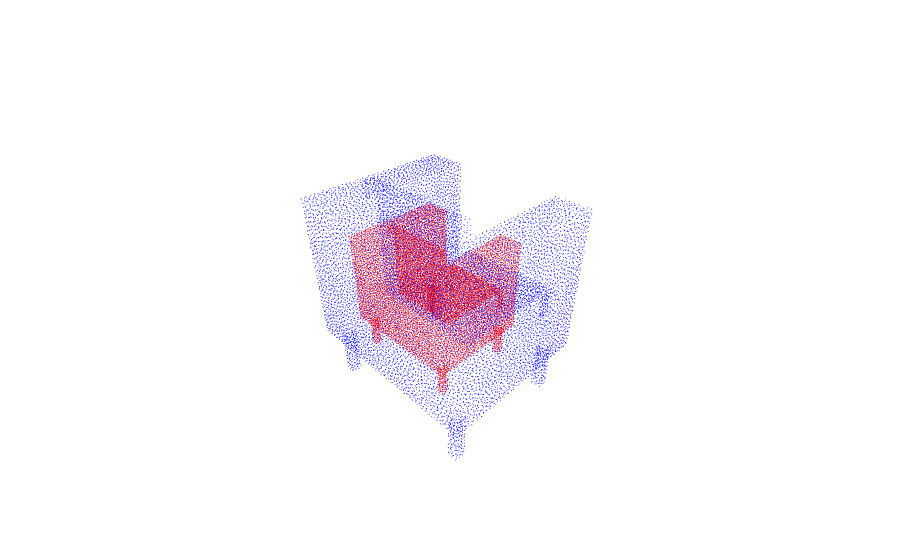

Here is the notebook cell this chart was saved with:
### Code cell
from pytorch3d.loss import chamfer_distance
import numpy as np
import torch
import copy

from visualize import visualize
from format_conversions import ply_to_np

def compute_metrics(X, Y, pred, gt):
    """
    Compute rotation, translation, scale and chamfer distance metrics between two point clouds X and Y.
    Translation error is L2 of centroid, scale is absolute difference of scale, chamfer distance uses PyTorch3D's chamfer_distance
    Args:
        X (np.ndarray): source point cloud of shape (N, 3)
        Y (np.ndarray): target point cloud of shape (N, 3)
        pred (np.ndarray): shape (4, 4) predicted homogeneous transformation matrix, where applying pred to X should align with Y
        gt (np.ndarray): shape (4, 4) ground truth homogeneous transformation matrix
    Returns:
        np.ndarray: array of shape (4,) containing 
            - rotation error (degrees), 
            - scale error, 
            - translation error, and 
            - chamfer distance
    """
    # compute scale error 
    S_pred = np.linalg.det(pred[:3, :3]) ** (1/3)
    S_gt = np.linalg.det(gt[:3, :3]) ** (1/3)
    S_error = np.abs(S_pred - S_gt)

    # compute rotation error in degrees
    pred[:3, :3] /= S_pred  # remove scale from rotation part
    gt[:3, :3] /= S_gt # remove scale from rotation part
    R_pred = pred[:3, :3]
    R_gt = gt[:3, :3]
    R_diff = R_pred.T @ R_gt
    trace = np.clip((np.trace(R_diff) - 1) / 2, -1.0, 1.0)
    R_error = np.arccos(trace) * (180 / np.pi)

    # compute translation error as L2 distance between centroids
    T_pred = pred[:3, 3]
    T_gt = gt[:3, 3]
    T_error = np.linalg.norm(T_pred - T_gt)

    # compute chamfer distance
    X_tensor = torch.tensor(X, dtype=torch.float32).unsqueeze(0)
    Y_tensor = torch.tensor(Y, dtype=torch.float32).unsqueeze(0)
    chamfer_dist = chamfer_distance(X_tensor, Y_tensor)[0].item()

    return np.array([R_error, S_error, T_error, chamfer_dist])


from utils import axis_angle_to_matrix, jitter, add_noise
from format_conversions import ply_to_np
import numpy as np

ply = "datasets/smol/sofa_0681.ply"
X = ply_to_np(ply)
Y = copy.deepcopy(X)

seed = int(ply.split('_')[-1].split('.')[0]) # eg get 0681 from sofa_0681.ply
rng = np.random.default_rng(seed=seed)
# get ground truth transformation
GT_R1 = axis_angle_to_matrix([1, 0, 0], np.radians(rng.uniform(0, 40)))
GT_R2 = axis_angle_to_matrix([0, 1, 0], np.radians(rng.uniform(0, 40)))
GT_R3 = axis_angle_to_matrix([0, 0, 1], np.radians(rng.uniform(0, 40)))
GT_S = np.array([rng.uniform(0.3, 0.7) if rng.random() < 0.5 else rng.uniform(1.3, 1.7)])
GT_T = rng.uniform(-2.0, 2.0, size=3)

# apply transformations, noise, jitter to X
GT = np.eye(4)
GT[:3, :3] = GT_R3 @ GT_R2 @ GT_R1
GT[:3, :3] = GT[:3, :3] * GT_S
GT[:3, 3] = GT_T

X = GT_S * (GT[:3, :3] @ X.T).T + GT[:3, 3]
# X = add_noise(jitter(X, seed=seed), seed=seed)

pred = np.loadtxt('pred.txt')
applied = np.loadtxt('gt.txt')

applied

mapped = (X @ np.linalg.inv(gt)[:3, :3].T) + pred[:3, 3]
visualize([mapped, Y], ['blue', 'red'])

np.set_printoptions(precision=4, suppress=True)
print(
    compute_metrics(X, Y, pred, np.linalg.inv(gt))
)

### Figure 1 — Plotly figure (JSON) as saved in the notebook; plotly's stock layout.template omitted (floating-point values rounded to 4 significant figures; data arrays with more than 128 entries replaced by an {"elided": "..."} marker saying what was removed)
{"data": [{"marker": {"color": {"elided": "40000x3 int values"}, "size": 0.5}, "mode": "markers", "type": "scatter3d", "x": {"elided": "40000 float values"}, "y": {"elided": "40000 float values"}, "z": {"elided": "40000 float values"}}], "layout": {"scene": {"xaxis": {"visible": false}, "yaxis": {"visible": false}, "zaxis": {"visible": false}}}}
